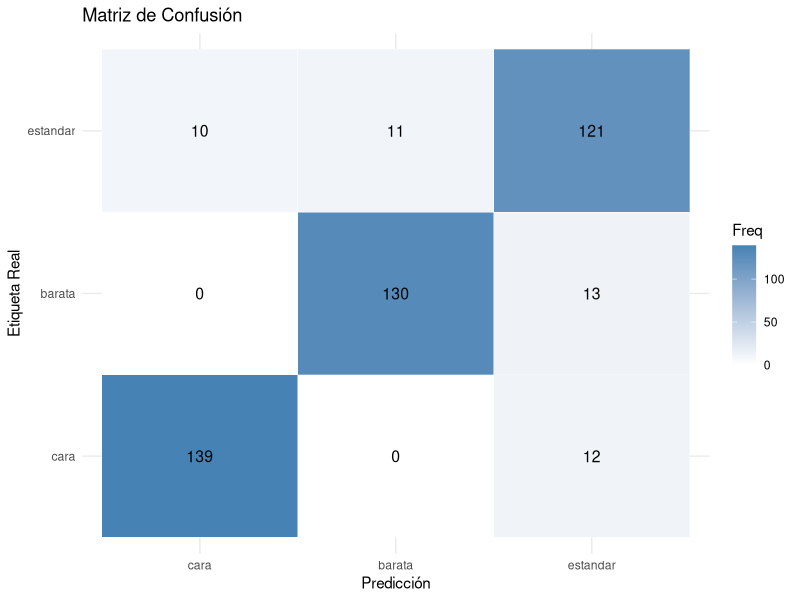
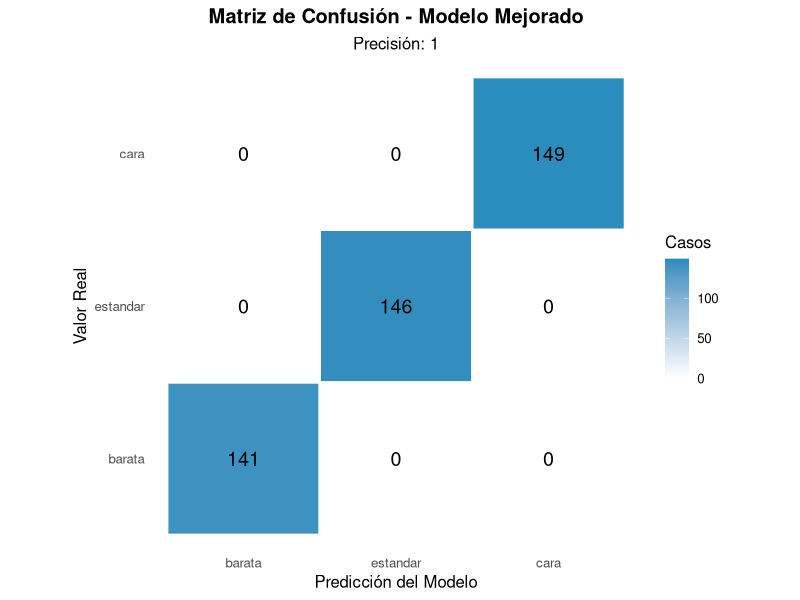
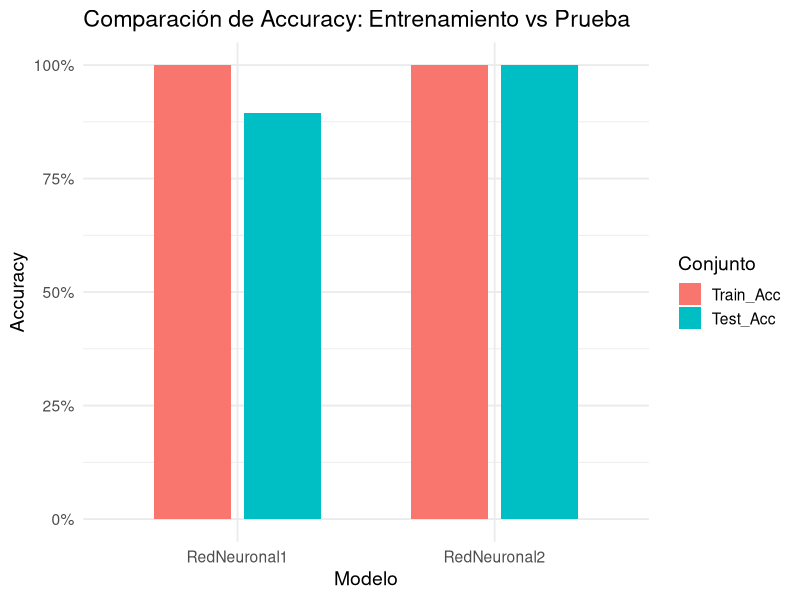
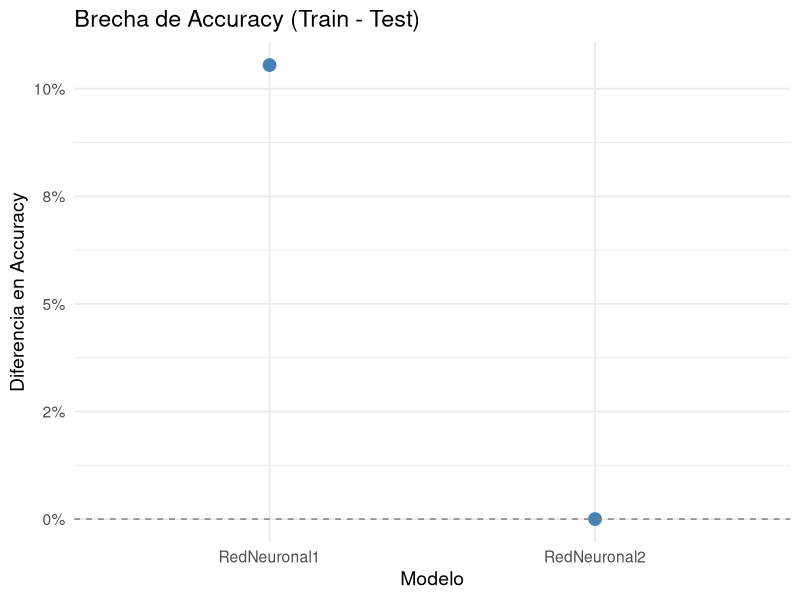

Source code (R) for these figures, in order:
## ---- chunk 1
knitr::opts_chunk$set(echo = TRUE)
library(dplyr)
library(caret)
library(ggplot2)
library(nnet)
library(tidyr)
library(knitr)
library(reshape2)
## ---- chunk 2
#train data ya tiene el 70 y test_data el 30%
train_data <- read.csv("../train_final.csv")
test_data <- read.csv("../test_final.csv")
## ---- chunk 3
pct_na <- sapply(train_data, function(x) mean(is.na(x))*100)
drop_cols <- names(pct_na[pct_na > 75])
train_data <- train_data %>% select(-all_of(drop_cols))
test_data  <- test_data  %>% select(-all_of(drop_cols))
## ---- chunk 4
breaks <- quantile(train_data$SalePrice, probs = c(0,1/3,2/3,1), na.rm=TRUE)
labels <- c("barata","estandar","cara")

train_data$CategoriaPrecio <- cut(train_data$SalePrice, breaks=breaks, labels=labels, include.lowest=TRUE)
test_data$CategoriaPrecio  <- cut(test_data$SalePrice,  breaks=breaks, labels=labels, include.lowest=TRUE)


## ---- chunk 5

for(col in names(train_data)) {
  if(is.character(train_data[[col]]) || is.factor(train_data[[col]])) {
    # Convertir a caracter y manejar NAs
    train_data[[col]] <- as.character(train_data[[col]])
    test_data[[col]] <- as.character(test_data[[col]])
    train_data[[col]][is.na(train_data[[col]])] <- "None"
    test_data[[col]][is.na(test_data[[col]])] <- "None"
    
    all_levels <- unique(c(train_data[[col]], test_data[[col]]))
    
    train_data[[col]] <- factor(train_data[[col]], levels = all_levels)
    test_data[[col]] <- factor(test_data[[col]], levels = all_levels)
  }
}

train_data$CategoriaPrecio <- factor(train_data$CategoriaPrecio,
                                     levels = c("barata","estandar","cara"))
train_data$dataset <- "train"
test_data$dataset  <- "test"

df_all <- bind_rows(train_data, test_data)

n_uniq <- sapply(df_all, function(x) length(unique(x)))
df_all <- df_all[, n_uniq > 1]

dv_all <- dummyVars(~ . - Id - dataset - CategoriaPrecio,
                    data = df_all, fullRank = TRUE)
X_all  <- predict(dv_all, newdata = df_all) %>% as.data.frame()

i_train     <- which(df_all$dataset == "train")
X_train_raw <- X_all[i_train, ]
pp_imp      <- preProcess(X_train_raw, method = "medianImpute")
X_all_imp   <- predict(pp_imp, X_all)

nzv_cols <- nearZeroVar(X_all_imp[i_train, , drop=FALSE])
if(length(nzv_cols) > 0) {
  X_all_imp <- X_all_imp[ , -nzv_cols, drop=FALSE]
}

corr_m   <- cor(X_all_imp[i_train, ])
high_corr <- findCorrelation(corr_m, cutoff = 0.90)
if(length(high_corr) > 0) {
  X_all_imp <- X_all_imp[ , -high_corr, drop=FALSE]
}

pp_final  <- preProcess(X_all_imp[i_train, ],
                       method = c("YeoJohnson","center","scale"))
X_all_pp  <- predict(pp_final, X_all_imp)

X_train_pp <- X_all_pp[i_train, ]
X_test_pp  <- X_all_pp[-i_train, ]
y_train    <- train_data$CategoriaPrecio
y_test     <- test_data$CategoriaPrecio


## ---- chunk 6
cat("Dimensiones train:", dim(X_train_pp), "\n")
cat("Dimensiones test:", dim(X_test_pp), "\n")

cat("NAs en train:", sum(is.na(X_train_pp)), "\n")
cat("NAs en test:", sum(is.na(X_test_pp)), "\n")

table(y_train)
## ---- chunk 7

train_df <- data.frame(X_train_pp)
test_df <- data.frame(X_test_pp)

find_constant_cols <- function(df) {
  constant_cols <- sapply(df, function(x) {
    if(is.numeric(x)) {
      max_prop <- max(table(x)/length(x))
      max_prop > 0.95
    } else {
      FALSE
    }
  })
  names(df)[constant_cols]
}

constant_cols <- find_constant_cols(train_df)
if(length(constant_cols) > 0) {
  train_df <- train_df[, !names(train_df) %in% constant_cols]
  test_df <- test_df[, !names(test_df) %in% constant_cols]
}


train_df$CategoriaPrecio <- y_train
test_df$CategoriaPrecio <- y_test

str(train_df[, 1:5])
cat("\nColumnas eliminadas:", constant_cols)

str(train_df[, 1:5])

sapply(train_df, function(x) length(unique(x)))

train_df <- train_df[, !sapply(train_df, function(x) length(unique(x)) == 1)]
## ---- chunk 8
niveles_conf <- levels(train_df$CategoriaPrecio)
## ---- chunk 9

predictores <- names(train_df)[!names(train_df) %in% c("CategoriaPrecio")]
formula_nnet <- as.formula(paste("CategoriaPrecio ~", paste(predictores, collapse = " + ")))

#cinfugracion
set.seed(123)
modelo_nnet <- nnet(
  formula = formula_nnet,
  data = train_df,
  size = 10,  
  decay = 0.05,
  maxit = 500,
  MaxNWts = 5000,
  trace = TRUE,    
  entropy = FALSE,
  censored = FALSE,
  skip = FALSE,
  rang = 0.1,
  Hess = FALSE
)

probs   <- predict(modelo_nnet, newdata = test_df, type = "raw")
pred_vec <- apply(probs, 1, function(x) names(x)[which.max(x)])

true_fac <- factor(test_df$CategoriaPrecio,
                   levels = levels(test_df$CategoriaPrecio))
pred_fac <- factor(pred_vec,
                   levels = levels(true_fac))

nas <- is.na(true_fac) | true_fac == "None"
if (any(nas)) {
  cat(sum(nas), "caso(s) con etiqueta ausente eliminado(s).\n")
  true_fac <- true_fac[!nas]
  pred_fac <- pred_fac[!nas]
}

true_fac <- droplevels(true_fac)
pred_fac <- droplevels(pred_fac)

cm_obj <- caret::confusionMatrix(pred_fac, true_fac)
print(cm_obj)

cat("Precisión global:", round(cm_obj$overall["Accuracy"], 4), "\n")

cm_df <- as.data.frame(cm_obj$table)
colnames(cm_df) <- c("Real", "Predicho", "Freq")

ggplot(cm_df, aes(x = Predicho, y = Real, fill = Freq)) +
  geom_tile(color = "white") +
  geom_text(aes(label = Freq), size = 4) +
  scale_fill_gradient(low = "white", high = "steelblue") +
  labs(title = "Matriz de Confusión", x = "Predicción", y = "Etiqueta Real") +
  theme_minimal()

## ---- chunk 10
train_df$CategoriaPrecio_num <- as.numeric(factor(train_df$CategoriaPrecio, levels = niveles_conf))
test_df$CategoriaPrecio_num <- as.numeric(factor(test_df$CategoriaPrecio, levels = niveles_conf))

table(train_df$CategoriaPrecio, train_df$CategoriaPrecio_num)
## ---- chunk 11

cat("\nDistribución de clases en entrenamiento:\n")
train_dist <- table(train_df$CategoriaPrecio)
print(train_dist)
cat("Proporciones:", round(prop.table(train_dist), 3), "\n\n")

cat("Distribución en test:\n")
test_dist <- table(test_df$CategoriaPrecio)
print(test_dist)
cat("\n")

cat("Estructura de los datos:\n")
str(train_df[, c("CategoriaPrecio", head(setdiff(names(train_df), "CategoriaPrecio"), 3))])

pred_vec_corregido <- ifelse(pred_vec == "cara", "barata",
                            ifelse(pred_vec == "barata", "cara", 
                                   "estandar"))

cm_corregido <- confusionMatrix(
  factor(pred_vec_corregido, levels = niveles_conf),
  factor(test_df$CategoriaPrecio, levels = niveles_conf)
)
print(cm_corregido)

#reentrnamiento
set.seed(321)
modelo_mejorado <- nnet(
  formula = CategoriaPrecio ~ .,
  data = train_df,
  size = 15,
  decay = 0.05,
  maxit = 500,
  MaxNWts = 10000,
  trace = TRUE,
  entropy = TRUE,
  skip = TRUE,
  rang = 0.1,
  abstol = 1.0e-8,
  reltol = 1.0e-8
)

# Evaluación del nuevo modelo
cat("\nEvaluación del modelo mejorado:\n")
pred_mejorada <- predict(modelo_mejorado, newdata = test_df, type = "class")
cm_mejorada <- confusionMatrix(
  factor(pred_mejorada, levels = niveles_conf),
  factor(test_df$CategoriaPrecio, levels = niveles_conf)
)
print(cm_mejorada)

# Guardar modelo
saveRDS(modelo_mejorado, "modelo_mejorado.rds")
cat("\nModelo guardado como 'modelo_mejorado.rds'\n")

# Crear tabla comparativa
resultados <- data.frame(
  Modelo = c("Original", "Corregido", "Mejorado"),
  Accuracy = c(
    round(mean(pred_vec == test_df$CategoriaPrecio, na.rm = TRUE), 4),
    round(cm_corregido$overall["Accuracy"], 4),
    round(cm_mejorada$overall["Accuracy"], 4)
  ),
  Kappa = c(
    NA,
    round(cm_corregido$overall["Kappa"], 4),
    round(cm_mejorada$overall["Kappa"], 4)
  )
)

print(resultados)

# 7. HEATMAP DE MATRIZ DE CONFUSIÓN

cm_df <- as.data.frame(cm_mejorada$table)
colnames(cm_df) <- c("Real", "Predicho", "Frecuencia")

# Crear el heatmap
heatmap_confusion <- ggplot(cm_df, aes(x = Predicho, y = Real, fill = Frecuencia)) +
  geom_tile(color = "white", linewidth = 0.8) +
  geom_text(aes(label = Frecuencia), size = 5, color = "black") +
  scale_fill_gradient(
    low = "white", 
    high = "#2b8cbe",
    limits = c(0, max(cm_df$Frecuencia))
  ) +
  labs(
    title = "Matriz de Confusión - Modelo Mejorado",
    subtitle = paste("Precisión:", round(cm_mejorada$overall["Accuracy"], 3)),
    x = "Predicción del Modelo",
    y = "Valor Real",
    fill = "Casos"
  ) +
  theme_minimal(base_size = 12) +
  theme(
    plot.title = element_text(face = "bold", hjust = 0.5),
    plot.subtitle = element_text(hjust = 0.5),
    panel.grid = element_blank(),
    legend.position = "right"
  ) +
  coord_fixed()

# Mostrar el gráfico
print(heatmap_confusion)

## ---- chunk 12

niveles <- levels(train_df$CategoriaPrecio)

acc_fun <- function(modelo, df, ref) {
  pred <- factor(predict(modelo, newdata = df, type = "class"), levels = niveles)
  cm   <- confusionMatrix(pred, factor(ref, levels = niveles))
  as.numeric(cm$overall["Accuracy"])
}

# Accuracies
train_acc_1 <- acc_fun(modelo_nnet,     train_df, train_df$CategoriaPrecio)
test_acc_1  <- acc_fun(modelo_nnet,     test_df,  test_df$CategoriaPrecio)
train_acc_2 <- acc_fun(modelo_mejorado, train_df, train_df$CategoriaPrecio)
test_acc_2  <- acc_fun(modelo_mejorado, test_df,  test_df$CategoriaPrecio)

overfit_df <- data.frame(
  Modelo     = c("RedNeuronal1", "RedNeuronal2"),
  Train_Acc  = c(train_acc_1, train_acc_2),
  Test_Acc   = c(test_acc_1,  test_acc_2)
)
overfit_df$Gap <- overfit_df$Train_Acc - overfit_df$Test_Acc

ov_long <- melt(overfit_df, id.vars = "Modelo", 
                measure.vars = c("Train_Acc", "Test_Acc"),
                variable.name = "Conjunto",
                value.name = "Accuracy")

ggplot(ov_long, aes(x = Modelo, y = Accuracy, fill = Conjunto)) +
  geom_col(position = position_dodge(width = 0.7), width = 0.6) +
  scale_y_continuous(labels = scales::percent_format(accuracy = 1)) +
  labs(
    title = "Comparación de Accuracy: Entrenamiento vs Prueba",
    x     = "Modelo",
    y     = "Accuracy",
    fill  = "Conjunto"
  ) +
  theme_minimal(base_size = 14)

ggplot(overfit_df, aes(x = Modelo, y = Gap)) +
  geom_point(size = 4, color = "steelblue") +
  geom_hline(yintercept = 0, linetype = "dashed", color = "gray50") +
  scale_y_continuous(labels = scales::percent_format(accuracy = 1)) +
  labs(
    title = "Brecha de Accuracy (Train - Test)",
    x     = "Modelo",
    y     = "Diferencia en Accuracy"
  ) +
  theme_minimal(base_size = 14)


## ---- chunk 13
cm_train_1 <- confusionMatrix(
factor(predict(modelo_nnet, newdata = train_df, type = "class"), levels = niveles_conf),
factor(train_df$CategoriaPrecio, levels = niveles_conf)
)

cm_test_1 <- confusionMatrix(
factor(predict(modelo_nnet, newdata = test_df, type = "class"), levels = niveles_conf),
factor(test_df$CategoriaPrecio, levels = niveles_conf)
)

cm_train_2 <- confusionMatrix(
factor(predict(modelo_mejorado, newdata = train_df, type = "class"), levels = niveles_conf),
factor(train_df$CategoriaPrecio, levels = niveles_conf)
)

cm_test_2 <- confusionMatrix(
factor(predict(modelo_mejorado, newdata = test_df, type = "class"), levels = niveles_conf),
factor(test_df$CategoriaPrecio, levels = niveles_conf)
)
## ---- chunk 14

compute_stats <- function(cm) {
  acc  <- cm$overall["Accuracy"]
  kap  <- cm$overall["Kappa"]
  
  bacc <- mean(cm$byClass[,"Balanced Accuracy"], na.rm=TRUE)

  f1   <- mean(cm$byClass[,"F1"], na.rm=TRUE)
  data.frame(Accuracy = acc,
             Kappa    = kap,
             BalAccuracy = bacc,
             F1_Macro    = f1)
}


stats <- bind_rows(
  compute_stats(cm_train_1) %>% mutate(Model="NN1", Dataset="Train"),
  compute_stats(cm_test_1)  %>% mutate(Model="NN1", Dataset="Test"),
  compute_stats(cm_train_2) %>% mutate(Model="NN2", Dataset="Train"),
  compute_stats(cm_test_2)  %>% mutate(Model="NN2", Dataset="Test")
)

cat("\n**Métricas por modelo y conjunto**\n")
stats %>%
  arrange(Model, Dataset) %>%
  kable(digits=3)

stats_gap <- stats %>%
  pivot_wider(names_from = Dataset,
              values_from = c(Accuracy, Kappa, BalAccuracy, F1_Macro)) %>%
  mutate(
    Acc_Gap = Accuracy_Train - Accuracy_Test,
    F1_Gap  = F1_Macro_Train - F1_Macro_Test
  )

cat("\n**Brecha Train–Test**\n")
stats_gap %>%
  select(Model, Acc_Gap, F1_Gap) %>%
  kable(digits=3)


